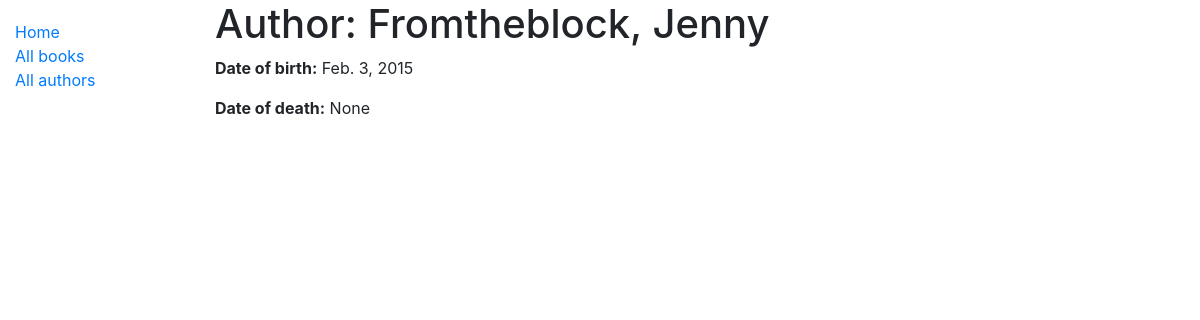
/catalog/author/2, run on the app's committed database.
### catalog/models.py (models this page shows, shortened)
class Author(models.Model):
    first_name = models.CharField(max_length=100)
    last_name = models.CharField(max_length=100)
    date_of_birth = models.DateField(null=True, blank=True)
    date_of_death = models.DateField('Died', null=True, blank=True)
    class Meta:
        ordering = ['last_name', 'first_name']
    def __str__(self):
        return f'{self.last_name}, {self.first_name}'

### catalog/views.py (the view)
# urls.py: path('author/<int:pk>', views.AuthorDetailView.as_view(), name='author-detail'),
class AuthorDetailView(generic.DetailView):
    model = Author

### catalog/templates/catalog/author_detail.html
{% extends "base_generic.html" %}
{% block content %}
  <h1>Author: {{ author }}</h1>
  <p><strong>Date of birth:</strong> {{ author.date_of_birth }}</p>
  <p><strong>Date of death:</strong> {{ author.date_of_death }}</p>
{% endblock %}

### data on the page
Author: last_name+first_name "Fromtheblock, Jenny", date_of_birth "Feb. 3, 2015", date_of_death "None"
